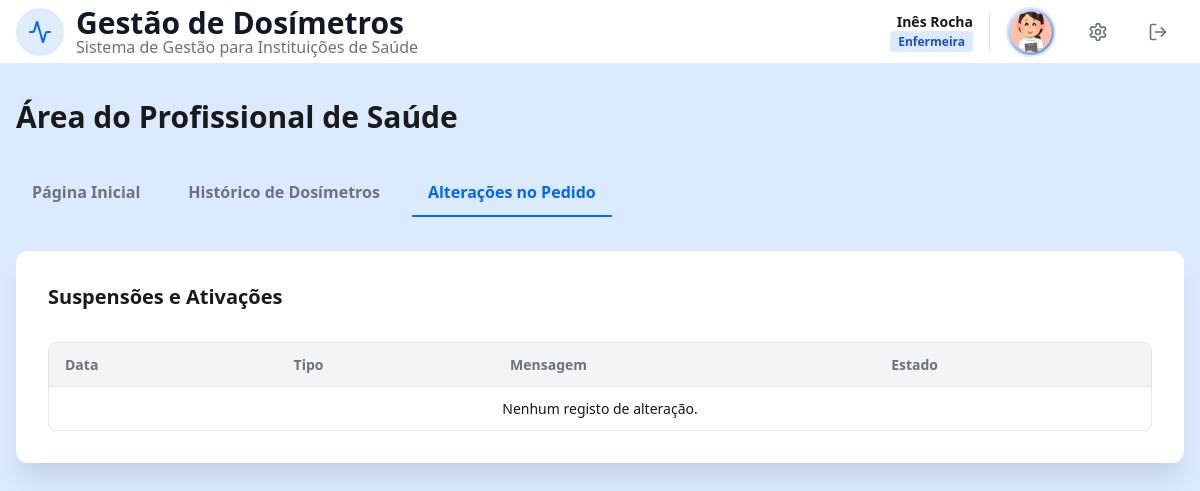
The app's page /HP.php?tab=alteracoes (signed in), older data.
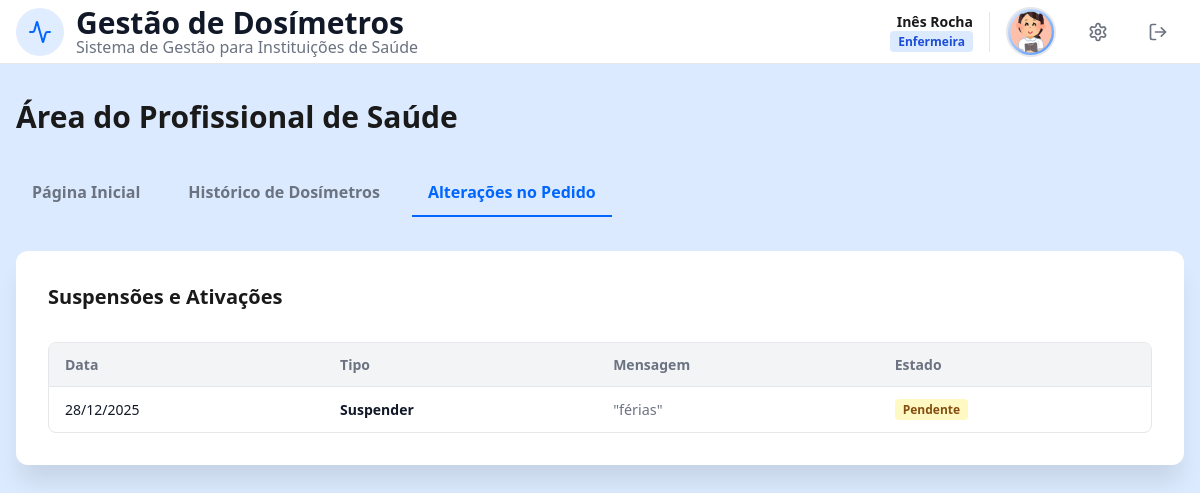
The same page, newer data.
### tables this page shows
CREATE TABLE ChangeRecord (
    idCR INTEGER PRIMARY KEY AUTOINCREMENT,
    idA INTEGER NOT NULL,
    idUser INTEGER NOT NULL,
    requestType TEXT CHECK(requestType IN ('Suspender','Ativar')) NOT NULL,
    message TEXT NOT NULL,
    requestDate DATETIME NOT NULL,
    status TEXT CHECK(status IN ('Pendente','Concluido', 'Rejeitado')) DEFAULT 'Pendente',

    idAdmin INTEGER,
    decisionDate DATETIME,
    finalStatus TEXT CHECK(finalStatus IN ('Ativo','Suspenso')),
    adminNote TEXT,

    FOREIGN KEY (idA) REFERENCES ApprovedRequest(idA) ON DELETE CASCADE,
    FOREIGN KEY (idUser) REFERENCES User(idU),
    FOREIGN KEY (idAdmin) REFERENCES User(idU)
);

### database/hp_db.php (called while the page is built, shortened)
<?php
function getChangeHistory($db, $idUser) {
    $sql = "SELECT
                cr.requestDate,
                cr.requestType,
                cr.message,
                cr.adminNote,
                cr.status
            FROM ChangeRecord cr
            WHERE cr.idUser = :idU
            ORDER BY cr.requestDate DESC";
    $stmt = $db->prepare($sql);
    $stmt->execute(['idU' => $idUser]);
    return $stmt->fetchAll(PDO::FETCH_ASSOC);
}
?>

### templates/hp_views.php (the view, shortened to what this page needs)
<?php
function getStatusClass($estado) {
    switch (strtolower(trim($estado))) {
        case 'pendente': return 'badge-yellow';
    }
}
function renderHPTabs($currentTab) {
    ?>
    <div class="admin-tabs">
        <a href="HP.php?tab=dashboard" class="tab-link <?php echo $currentTab=='dashboard'?'active':''; ?>">Página Inicial</a>
        <a href="HP.php?tab=historico" class="tab-link <?php echo $currentTab=='historico'?'active':''; ?>">Histórico de Dosímetros</a>
        <a href="HP.php?tab=alteracoes" class="tab-link <?php echo $currentTab=='alteracoes'?'active':''; ?>">Alterações no Pedido</a>
    </div>
    <?php
}
    ?>
    <?php
function renderChangesTab($alt) {
    ?>
    <div class="card mb2">
        <h2 class="titulo-separador mb1">Suspensões e Ativações</h2>
        <div class="table-container">
            <table class="admin-table">
                <thead><tr><th>Data</th><th>Tipo</th><th>Mensagem</th><th>Estado</th></tr></thead>
                <tbody>
                    <?php if (empty($alt)): ?>
                        <tr><td colspan="4" class="msg-nav text-center">Nenhum registo de alteração.</td></tr>
                    <?php else: ?>
                        <?php foreach ($alt as $a):
                            $data = !empty($a['requestDate']) ? date('d/m/Y', strtotime($a['requestDate'])) : '-';
                            $tipo = $a['requestType'] ?? 'N/D';
                            $mensagem = $a['message'] ?? '';
                            $statusRaw = $a['status'] ?? 'Pendente';
                            $statusClass = getStatusClass($statusRaw);
                        ?>
                        <tr>
                            <td><?php echo $data; ?></td>
                            <td><strong><?php echo htmlspecialchars($tipo); ?></strong></td>
                            <td>
                                <div class="com-cinza">"<?php echo htmlspecialchars($mensagem); ?>"</div>
                            </td>
                            <td><span class="<?php echo $statusClass; ?> role-badge"><?php echo htmlspecialchars($statusRaw); ?></span></td>
                        </tr>
                        <?php endforeach; ?>
                    <?php endif; ?>
                </tbody>
            </table>
        </div>
    </div>
    <?php
}
    ?>

### templates/header.php (shortened to what this page needs)
<?php function header_set($title = 'Gestão de Dosímetros') { ?>
    <!DOCTYPE html>
    <html lang="pt">
    <head>
        <link rel="stylesheet" href="css/style.css">
        <link rel="stylesheet" href="css/responsive.css">
    </head>
<?php } ?>

### HP.php (shortened to what this page needs)
<?php
require_once "database/connection.php";
require_once "database/hp_db.php";
require_once "templates/header.php";
require_once "templates/nav.php";
require_once "templates/hp_views.php";
$db = getDatabaseConnection();
$title = "Profissional de Saúde";
$tab = isset($_GET['tab']) ? $_GET['tab'] : 'dashboard';
$modalType = isset($_GET['modal']) ? $_GET['modal'] : null;
$idUsuario = $_SESSION['idU'];
header_set($title);
?>
<body>
    <div class="page-wrapper">
        <?php nav_set(); ?>
        <main class="main-container">
            <h1 class="titulo mb2">Área do Profissional de Saúde</h1>
            <?php renderHPTabs($tab); ?>
            <?php
            if ($tab === 'dashboard') {
                $hp = getHPProfile($db, $idUsuario);
                $last = getLastRequest($db, $idUsuario);
                $temPedidoPendente = checkPendingChange($db, $idUsuario);
                renderDashboard($hp, $last, $temPedidoPendente);
                $profModal = $hp['profession'] ?? 'N/D';
                $depModal = $hp['department'] ?? 'N/D';
                renderRequestModal($profModal, $depModal, ($modalType === 'abrir'));
                if ($modalType === 'suspender' || $modalType === 'ativar') {
                    renderSuspensionModal($modalType);
                }
            }
            elseif ($tab === 'historico') {
                $history = getDosimeterHistory($db, $idUsuario);
                $top = getLastRequest($db, $idUsuario);
                renderHistoryTab($history, $top);
            }
            elseif ($tab === 'alteracoes') {
                $reqs = getChangeHistory($db, $idUsuario);
                renderChangesTab($reqs);
            }
            ?>
        </main>
    </div>
</body>
</html>

### templates/nav.php (shortened to what this page needs)
<?php function nav_set() {
    $userName = isset($_SESSION['name']) ? $_SESSION['name'] : 'Utilizador';
    $userSurname = isset($_SESSION['surname']) ? $_SESSION['surname'] : '';
    $userType = isset($_SESSION['userType']) ? $_SESSION['userType'] : '';
    $profilePic = isset($_SESSION['profilePic']) ? $_SESSION['profilePic'] : 'foto/12225881.png';
    $roleLabel = isset($_SESSION['roleLabel']) ? $_SESSION['roleLabel'] : $userType;
    $badgeClass = 'badge-blue';
    ?>
            <header class="header1">
                <div class="header-container">
                    <div class="logo-area">
                        <div class="logo-box">
                            <img src="css/icon.svg" width="48" height="48" alt="Logo">
                        </div>
                        <div class="logo-text">
                            <h1>Gestão de Dosímetros</h1>
                            <p>Sistema de Gestão para Instituições de Saúde</p>
                        </div>
                    </div>
                    <div class="user-area">
                        <div class="user-info">
                            <span class="user-name">
                                <?php echo htmlspecialchars($userName . ' ' . $userSurname); ?>
                            </span>
                            <span class="role-badge <?php echo $badgeClass; ?>">
                                <?php echo htmlspecialchars($roleLabel); ?>
                            </span>
                        </div>
                        <img src="<?php echo htmlspecialchars($profilePic); ?>" alt="Perfil" class="profile-pic">
                        <div class="action-buttons">
                            <a href="perfil.php" class="btn btn-header" title="Perfil do Utilizador">
                            </a>
                            <a href="LogOut.php" class="btn btn-header" title="Sair">
                                <svg xmlns="http://www.w3.org/2000/svg" width="20" height="20" viewBox="0 0 24 24" fill="none" stroke="currentColor" stroke-width="2" stroke-linecap="round" stroke-linejoin="round">
                                    <path d="M9 21H5a2 2 0 0 1-2-2V5a2 2 0 0 1 2-2h4"/>
                                    <polyline points="16 17 21 12 16 7"/>
                                    <line x1="21" x2="9" y1="12" y2="12"/>
                                </svg>
                            </a>
                        </div>
                    </div>
                </div>
            </header>
<?php } ?>

Row changes from the older to the newer data that the page shows:
added changerecord: requestDate "28/12/2025", requestType "Suspender", message "férias", status "Pendente"
Text that changed along with them:
text no longer shown: "Nenhum registo de alteração."
